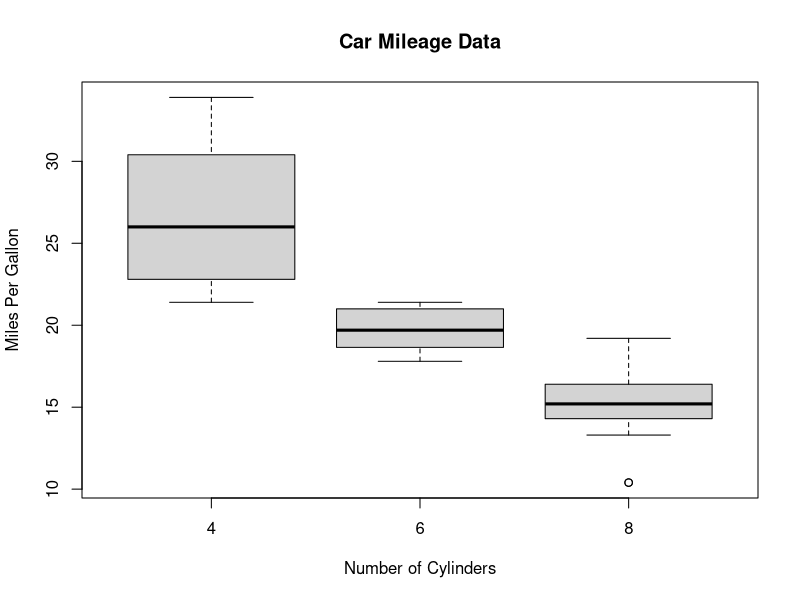
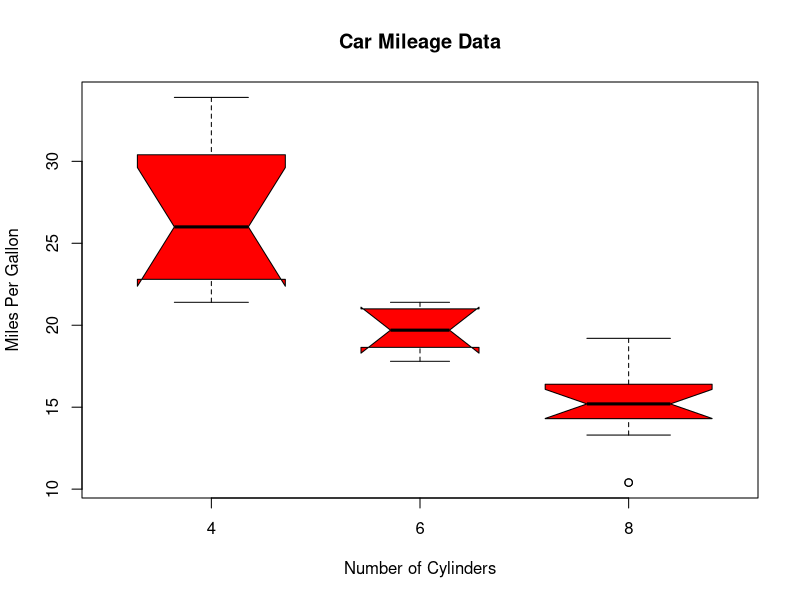
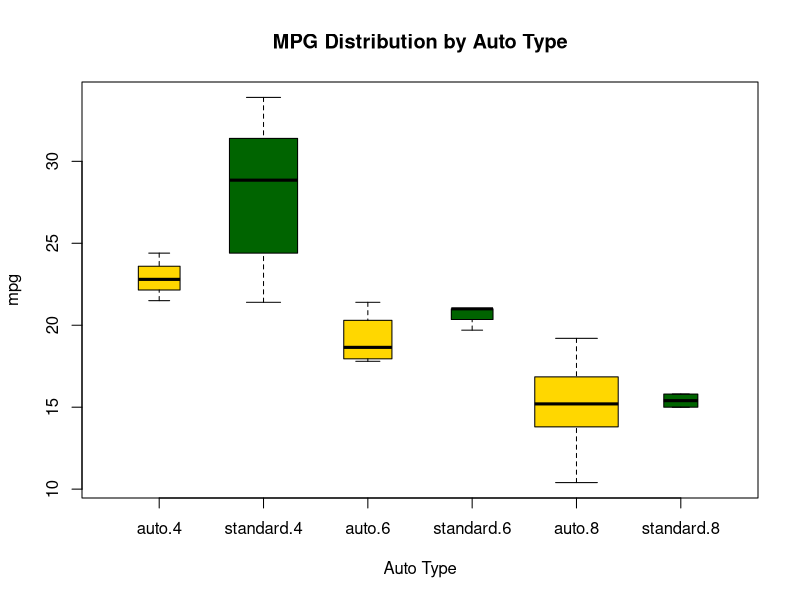

Source code (R) for these figures, in order:
#BOX PLOTS
boxplot(mpg~cyl, data=mtcars, main='Car Mileage Data', xlab='Number of Cylinders', ylab='Miles Per Gallon')

boxplot(mpg~cyl, data=mtcars, notch=TRUE, varwidth=TRUE, col='red', main='Car Mileage Data', xlab='Number of Cylinders', ylab='Miles Per Gallon')

#BOX PLOTS | TWO CROSSED FACTORS
mtcars$cyl.f<-factor(mtcars$cyl, levels=c(4,6,8), labels=c("4","6","8")) #create factor for # of cylinders

mtcars$am.f<-factor(mtcars$am, levels=c(0,1), labels=c("auto","standard")) #create factor for transmission type

boxplot(mpg~am.f *cyl.f, data=mtcars, varwidth=TRUE, col=c("gold","darkgreen"), main="MPG Distribution by Auto Type", xlab="Auto Type") #plot
